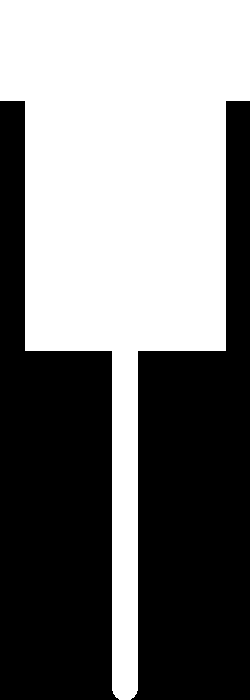
#> input picture Figures/toolhead.png, 250 x 700 px, found by its file name
$ python mainTest.py
#> lines starting #> are read from the running program, lines starting #| are printed output that depends on the picture; after the words box and inside, x2 and y2 are one past the last pixel; in counts of white or black regions, pixels touching at a corner belong together
from PIL import Image
import numpy as np
import matplotlib.pyplot as plt
from scipy import ndimage
from scipy.ndimage import zoom


resolution_multiplier = 1
desired_tool_height = 200*resolution_multiplier
desired_stock_height = 100*resolution_multiplier
selected_tool_diameter = 10*resolution_multiplier

# IMPORT TOOL DIMENSIONS

toolhead_path = '/Users/hamzahchariwala/Desktop/CloudNC_Hackathon/toolhead.png'
toolhead_png = Image.open(toolhead_path).convert('L')
#> toolhead_png: PIL image 250x700 L; 48.3% white; 1 white region, box (x1, y1, x2, y2) and area: (0, 0, 250, 700) 84518
toolhead_convert = np.array(toolhead_png)/255+4
toolhead_length, toolhead_width = toolhead_convert.shape
#> toolhead_length = 700; toolhead_width = 250

tool_scale_factor = desired_tool_height/toolhead_length
#> tool_scale_factor = 0.286
resized_tool = zoom(toolhead_convert, tool_scale_factor, order=0)
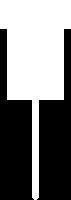
#> resized_tool: shape (200, 71) float64; values 4 (black) and 5 (white), 47.9% white; 1 white region, box (x1, y1, x2, y2) and area: (0, 0, 71, 200) 6800
final_tool_shape = resized_tool.shape
#> final_tool_shape = (200, 71)

# IMPORT PART/STOCK DIMENSIONS

stock_path = '/Users/hamzahchariwala/Desktop/CloudNC_Hackathon/partProfile.png'
stock_png = Image.open(stock_path).convert('L')
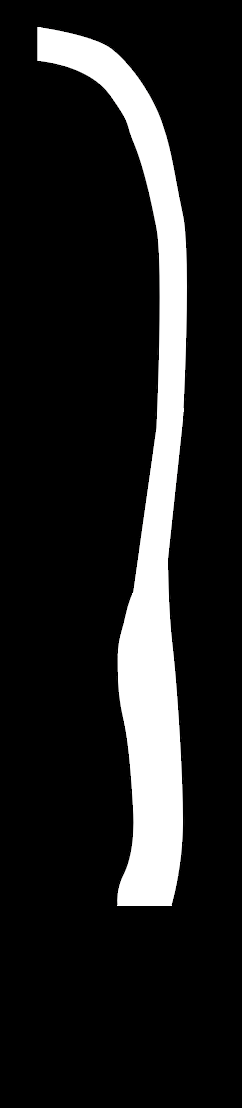
#> input picture Figures/partProfile.png, 242 x 1108 px, found by its file name
stock_convert = np.array(stock_png)/255+1
stock_height, stock_width =  stock_convert.shape
#> stock_height = 1108; stock_width = 242

stock_scale_factor = desired_stock_height/stock_height
#> stock_scale_factor = 0.0903
resized_stock = zoom(stock_convert, stock_scale_factor, order=0)
final_stock_shape = resized_stock.shape
#> final_stock_shape = (100, 22)

# CREATE MAIN GRID

safety_buffer = 10
grid = np.zeros((safety_buffer+final_stock_shape[0]+final_tool_shape[0],
                 final_tool_shape[0]*2+final_stock_shape[1]+2*safety_buffer))
grid_size = grid.shape
#> grid_size = (310, 442)

def padding(array, top, bottom, sides):
    original_size = array.shape
    empty = np.zeros((original_size[0]+top+bottom, original_size[1]+2*sides))
    sideArray = np.zeros((1, sides))
    for index, row in enumerate(array):
        empty[index+top] = np.concatenate((sideArray, row, sideArray), axis=None)
    return empty

top_padding_needed = round((grid_size[0]-final_stock_shape[0]))
#> top_padding_needed = 210
side_padding_needed = round((grid_size[1]-final_stock_shape[1])/2)
#> side_padding_needed = 210
padded_stock = padding(resized_stock, top_padding_needed, 0, side_padding_needed)
#> the loop in padding, `for index, row in enumerate(array):` made 100 passes
#> after the loop in padding, `for index, row in enumerate(array):`:
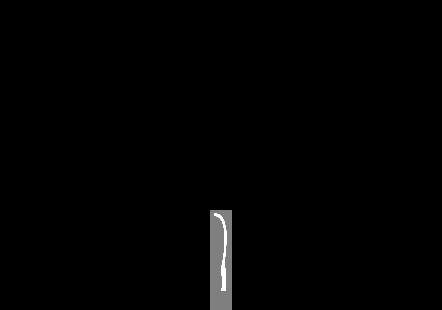
#> empty: shape (310, 442) float64; min 0, max 2, mean 0.018; drawn with min black and max white
# [8 lines of commented-out code are left out]

def create_circular_mask(scaled_size):
    centre = scaled_size/2
    zeros = np.zeros((scaled_size, scaled_size))

    for row in range(scaled_size):
        for column in range(scaled_size):
            y_pad = 1* row < centre
            x_pad = 1* column < centre
            y = row-centre+y_pad
            x = column-centre+x_pad
            radius = np.sqrt(x**2+y**2)

            if radius <= centre:
                zeros[row][column] = 1

    return zeros

def part_dilation(array, inflation_mask):
    duplicate = np.copy(array)
    duplicate[duplicate == 1] = 0
    dilated_array = ndimage.binary_dilation(duplicate, structure=inflation_mask)
    return np.array(dilated_array, dtype=int)

def stock_dilation(array, inflation_mask):
    duplicate = np.copy(array)
    duplicate[duplicate == 2] = 1
    dilated_array = ndimage.binary_dilation(duplicate, structure=inflation_mask)
    return np.array(dilated_array, dtype=int)

circular_mask = create_circular_mask(selected_tool_diameter)

part_test = part_dilation(padded_stock, resized_tool)
#> in part_dilation, `duplicate[duplicate == 1] = 0`:
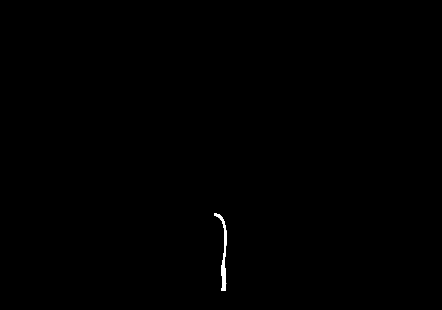
#> duplicate: shape (310, 442) float64; 1.41% of pixels changed, all inside (x1, y1, x2, y2) = (210, 210, 232, 310); drawn with min black and max white
#> in part_dilation, `dilated_array = ndimage.binary_dilation(duplicate, structure=inflation..`: dilated_array: shape (310, 442) bool; 11.9% white; 1 white region, box (x1, y1, x2, y2) and area: (179, 113, 262, 310) 16296
stock_test = stock_dilation(padded_stock, resized_tool)
#> in stock_dilation, `duplicate[duplicate == 2] = 1`:
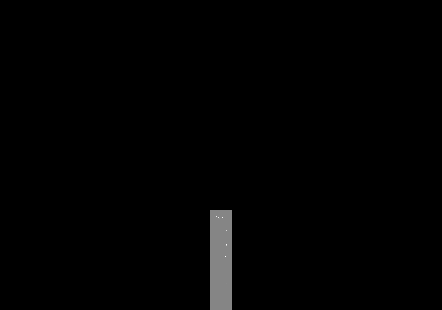
#> duplicate: shape (310, 442) float64; 0.19% of pixels changed, all inside (x1, y1, x2, y2) = (214, 213, 227, 291); drawn with min black and max white
#> in stock_dilation, `dilated_array = ndimage.binary_dilation(duplicate, structure=inflation..`:
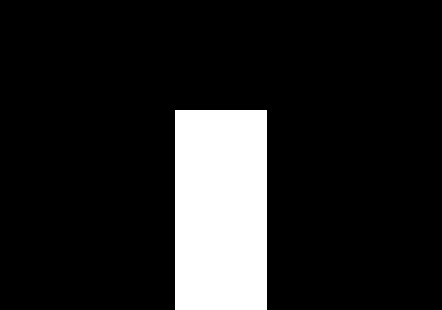
#> dilated_array: shape (310, 442) bool; 13.4% white; 1 white region, box (x1, y1, x2, y2) and area: (175, 110, 267, 310) 18400

# # print(grid.shape)

sumArray = part_test + stock_test
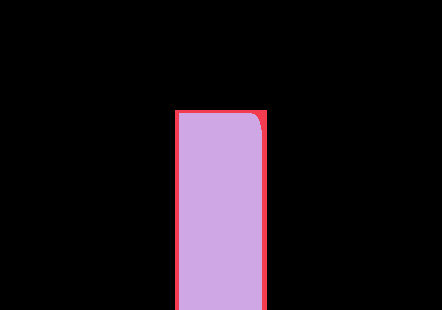
#> sumArray: shape (310, 442) int64; 3 distinct labels, from 0 to 2; one colour per label, 0 black

plt.imshow(padded_stock, cmap='gray')
plt.show()

print(grid_size)
#| (310, 442)
print(final_tool_shape[0])
#| 200
